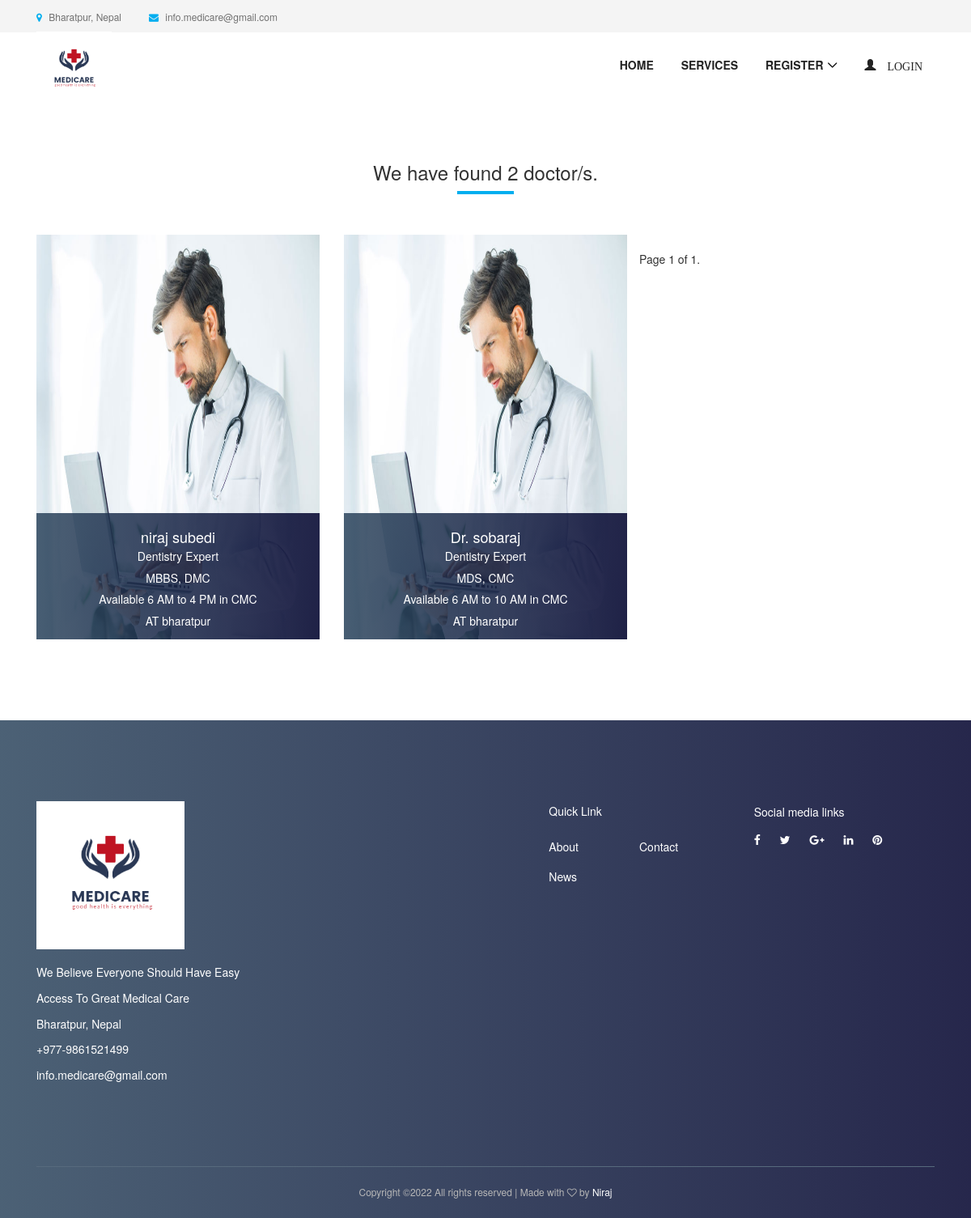
The page /detail/?location=&department=Dentistry on the database its author committed.
### appointment/models.py (models this page shows, shortened)
class Appointment(models.Model):
    user = models.ForeignKey(User, on_delete=models.CASCADE)
    full_name = models.CharField(max_length=100)
    image = models.ImageField(null=True, blank=True)
    location = models.CharField(max_length=100)
    start_time = models.CharField(max_length=10)
    end_time = models.CharField(max_length=10)
    qualification_name = models.CharField(max_length=100)
    institute_name = models.CharField(max_length=100)
    hospital_name = models.CharField(max_length=100)
    department = models.CharField(choices=department, max_length=100)
    created_at = models.DateTimeField(default=timezone.now)

### appointment/views.py (the view)
# urls.py: path('detail/', DetailView.as_view(), name='devail'),
class DetailView(ListView):
    paginate_by = 6
    model = Appointment
    template_name = 'appointment/detail.html'
    context_object_name = 'appointment'
    def get_queryset(self):
        return self.model.objects.filter(location__contains=self.request.GET['location'],
                                         department__contains=self.request.GET['department'])

### templates/appointment/detail.html (shortened to what this page needs)
{% extends 'base.html' %}
{% load static %}
{% block content %}
    <section class="dentist-area section-padding-50-0">
        <div class="container">
            <div class="row">
                <div class="col-12">
                    <div class="section-heading text-center">
                        <h3>We have found {{ appointment.count }} doctor/s. </h3>
                        <div class="line"></div>
                    </div>
                </div>
            </div>
            <div class="row">
                {% for apt in appointment %}
                    <div class="col-12 col-sm-6 col-md-4">
                        <div class="single-dentist-area mb-100">
                            <img style="height: 500px; width: 600px" src="{{ apt.image.url }}" alt="">
                            <div class="dentist-content">
                                <div class="dentist-info bg-gradient-overlay">
                                    {% if request.user.is_authenticated and request.user.role == 'patient' %}
                                        <h5>{{ apt.full_name }}</h5>
                                        <p>{{ apt.department }} Expert</p>
                                        <p>{{ apt.qualification_name }}, {{ apt.institute_name }}</p>
                                        <p>Available {{ apt.start_time }} to {{ apt.end_time }}
                                            in {{ apt.hospital_name }}</p>
                                        <p>
                                            AT {{ apt.location }} <i class="fa fa-th"></i>
                                            <a href="{% url 'appointment:take-appointment' apt.id %}"> Take
                                                Appointment</a>
                                        </p>
                                    {% else %}
                                        <h5>{{ apt.full_name }}</h5>
                                        <p>{{ apt.department }} Expert</p>
                                        <p>{{ apt.qualification_name }}, {{ apt.institute_name }}</p>
                                        <p>Available {{ apt.start_time }} to {{ apt.end_time }}
                                            in {{ apt.hospital_name }}</p>
                                        <p>AT {{ apt.location }}
                                        </p>
                                    {% endif %}
                                </div>
                            </div>
                        </div>
                    </div>
                {% endfor %}
                <div class="pagination">
    <span class="step-links">
        <span class="current">
            Page {{ page_obj.number }} of {{ page_obj.paginator.num_pages }}.
        </span>
    </span>
                </div>
            </div>
        </div>
    </section>
{% endblock %}

### static/style.css (style rules this page uses)
* { margin: 0; padding: 0; }
body { font-family: "Montserrat", sans-serif; font-weight: 400; font-size: 14px; }
h1, h2, h3, h4, h5, h6 { font-family: "Montserrat", sans-serif; color: #333333; line-height: 1.4; font-weight: 600; }
p { line-height: 1.9; color: #707070; font-size: 14px; font-weight: 400; }
img { max-width: 100%; height: auto; }
.bg-gradient-overlay { position: relative; z-index: 1; }
.bg-gradient-overlay::after { position: absolute; content: ""; height: 100%; width: 100%; top: 0; left: 0; z-index: -1; background: #2c455d; background: -webkit-linear-gradient(to right, #2c455d, #00012c); background: linear-gradient(to right, #2c455d, #00012c); opacity: 0.85; }
.mb-100 { margin-bottom: 100px; }
.section-padding-50-0 { padding-top: 50px; padding-bottom: 0; }
.section-heading { position: relative; z-index: 1; margin-bottom: 50px; }
.section-heading .line { width: 70px; height: 4px; background-color: #00aeef; }
.section-heading.text-center .line { margin: 0 auto; }
.single-dentist-area { position: relative; z-index: 1; background-color: #f4f4f4; -webkit-transition-duration: 500ms; -o-transition-duration: 500ms; transition-duration: 500ms; }
.single-dentist-area .dentist-content { position: absolute; width: 100%; bottom: 0; }
.single-dentist-area .dentist-content .dentist-info { width: 100%; padding: 10px 15px; text-align: center; }
.single-dentist-area .dentist-content .dentist-info h5 { color: #ffffff; font-size: 18px; margin-bottom: 0; }
.single-dentist-area .dentist-content .dentist-info p { color: #ffffff; margin-bottom: 0; }

### static/css/default-assets/classy-nav.css (style rules this page uses)
body { font-family: "Roboto", sans-serif; }
img { height: auto; max-width: 100%; }

### rows shown on the page
Appointment: image (picture), full_name "niraj subedi", department "Dentistry", qualification_name "MBBS", institute_name "DMC", start_time "6 AM", end_time "4 PM", hospital_name "CMC", location "bharatpur"
Appointment: image (picture), full_name "Dr. sobaraj", department "Dentistry", qualification_name "MDS", institute_name "CMC", start_time "6 AM", end_time "10 AM", hospital_name "CMC", location "bharatpur"

### other values the page prints
{{ appointment.count }} "2"
{{ page_obj.number }} "1"
{{ page_obj.paginator.num_pages }} "1"
